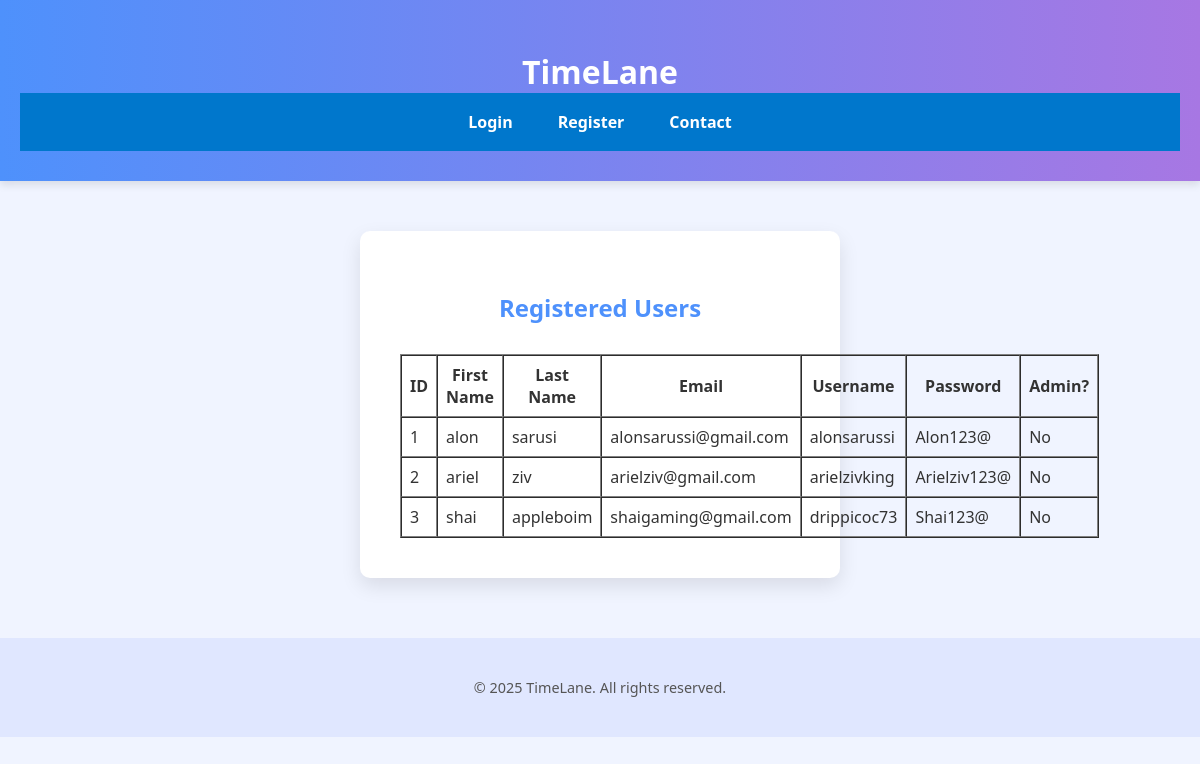
The app's page /all_users, older data.
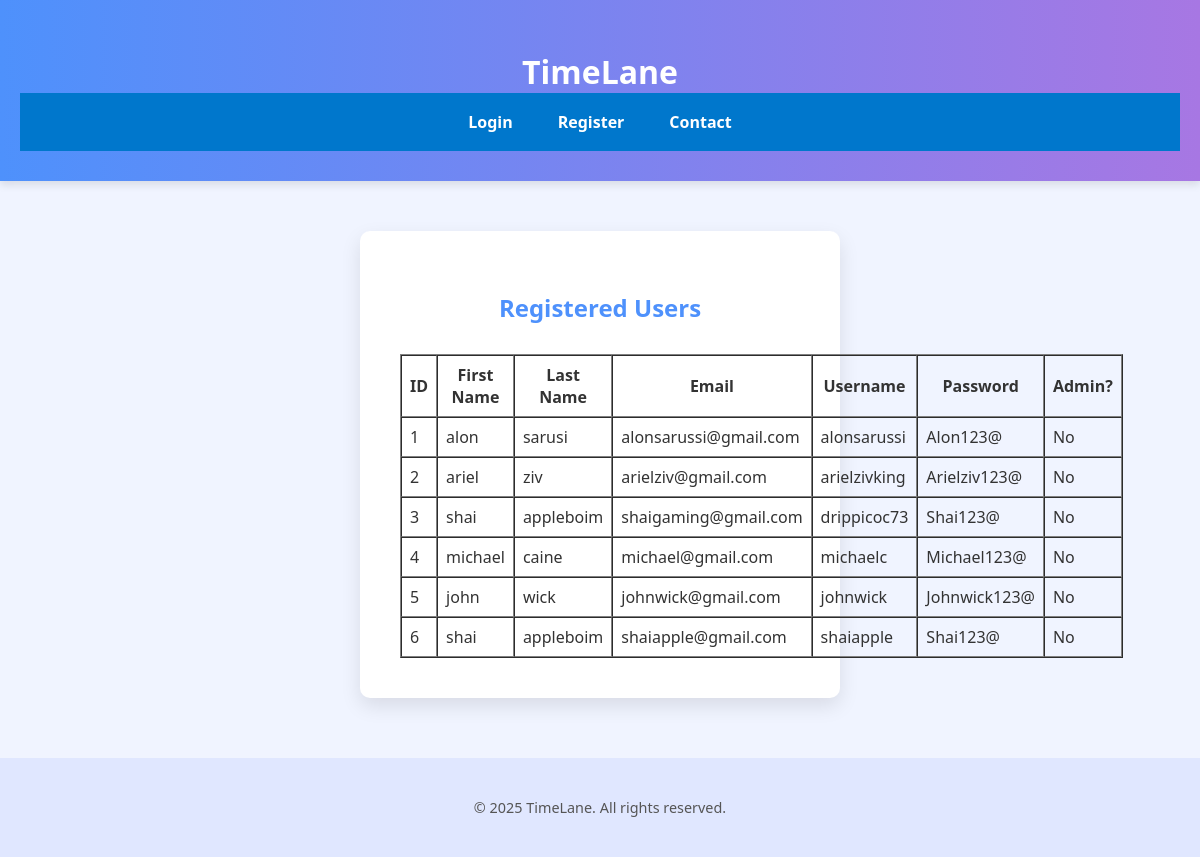
The same page, newer data.
### tables this page shows
CREATE TABLE users (
                id INTEGER PRIMARY KEY AUTOINCREMENT,
                first_name TEXT NOT NULL,
                last_name TEXT NOT NULL,
                email TEXT NOT NULL UNIQUE,
                username TEXT NOT NULL UNIQUE,
                password TEXT NOT NULL,
                is_admin INTEGER NOT NULL DEFAULT 0
            );

### main.py (the view)
@app.route('/all_users')
def all_users():
    conn = get_db_connection()
    c = conn.cursor()
    c.execute('SELECT * FROM users')
    users = c.fetchall()
    conn.close()
    username = session.get('username')
    return render_template('all_users.html', users=users, username=username)

### main.py (called while the page is built)
def get_db_connection():
    conn = sqlite3.connect(DATABASE)
    conn.row_factory = sqlite3.Row
    return conn

### templates/all_users.html (shortened to what this page needs)
{% extends "base_home.html" %}
{% block content %}
  <h2>Registered Users</h2>
  <table border="1" cellpadding="8" cellspacing="0">
    <thead>
      <tr>
        <th>ID</th>
        <th>First Name</th>
        <th>Last Name</th>
        <th>Email</th>
        <th>Username</th>
        <th>Password</th>
        <th>Admin?</th>
      </tr>
    </thead>
    <tbody>
      {% for user in users %}
      <tr>
        <td>{{ user['id'] }}</td>
        <td>{{ user['first_name'] }}</td>
        <td>{{ user['last_name'] }}</td>
        <td>{{ user['email'] }}</td>
        <td>{{ user['username'] }}</td>
        <td>{{ user['password'] }}</td>
        <td>{{ 'Yes' if user['is_admin'] else 'No' }}</td>
      </tr>
      {% endfor %}
    </tbody>
  </table>
{% endblock %}

### templates/base_home.html (shortened to what this page needs)
<!DOCTYPE html>
<html lang="en">
<head>
  <link rel="stylesheet" href="{{ url_for('static', filename='form.css') }}" />
</head>
<body>
  <header>
    <h1 style="text-align: center; margin-top: 20px;">TimeLane</h1>
    <nav class="navbar">
      {% if 'user_id' in session %}
        <a href="{{ url_for('create_event') }}">Create Event</a>
        <a href="{{ url_for('contact') }}">Contact</a>
        <a href="{{ url_for('logout') }}">Logout</a>
      {% else %}
        <a href="{{ url_for('login') }}">Login</a>
        <a href="{{ url_for('register') }}">Register</a>
        <a href="{{ url_for('contact') }}">Contact</a>
      {% endif %}
    </nav>
  </header>
  <main class="form-container">
    {% block content %}{% endblock %}
  </main>
  <footer>
    <p style="text-align: center; margin: 20px 0;">© 2025 TimeLane. All rights reserved.</p>
  </footer>
</body>
</html>

### static/form.css (style rules this page uses)
:root { --main-color: #4e91fc; --bg-color: #f0f4ff; --text-color: #333; --form-bg: #ffffff; --form-border: #ddd; }
body { font-family: 'Segoe UI', Tahoma, Geneva, Verdana, sans-serif; background-color: var(--bg-color); color: var(--text-color); margin: 0; }
header { background: linear-gradient(90deg, #4e91fc, #a777e3); color: white; padding: 30px 20px; text-align: center; box-shadow: 0 4px 8px rgba(0,0,0,0.1); }
h1 { margin: 0; }
.form-container { max-width: 400px; background-color: var(--form-bg); margin: 50px auto; padding: 40px; border-radius: 10px; box-shadow: 0 8px 20px rgba(0,0,0,0.1); }
.form-container h2 { text-align: center; margin-bottom: 30px; color: var(--main-color); }
footer { text-align: center; margin-top: 60px; padding: 20px; background-color: #e0e7ff; font-size: 0.9rem; color: #555; }

### templates/base_home.html (style rules this page uses)
nav.navbar { background-color: #0077cc; padding: 10px 20px; display: flex; justify-content: center; gap: 15px; align-items: center; }
nav.navbar a { color: white; text-decoration: none; font-weight: bold; padding: 8px 15px; border-radius: 4px; transition: background-color 0.3s, color 0.3s; }

Row changes from the older to the newer data that the page shows:
added users: id "4", first_name "michael", last_name "caine", email "michael@gmail.com", username "michaelc", password "Michael123@", is_admin "No"
added users: id "5", first_name "john", last_name "wick", email "johnwick@gmail.com", username "johnwick", password "Johnwick123@", is_admin "No"
added users: id "6", first_name "shai", last_name "appleboim", email "shaiapple@gmail.com", username "shaiapple", password "Shai123@", is_admin "No"
